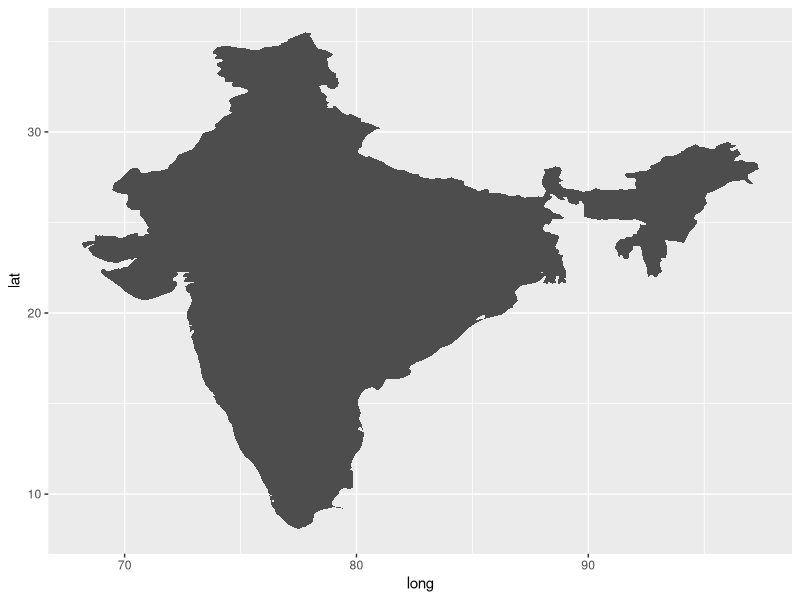
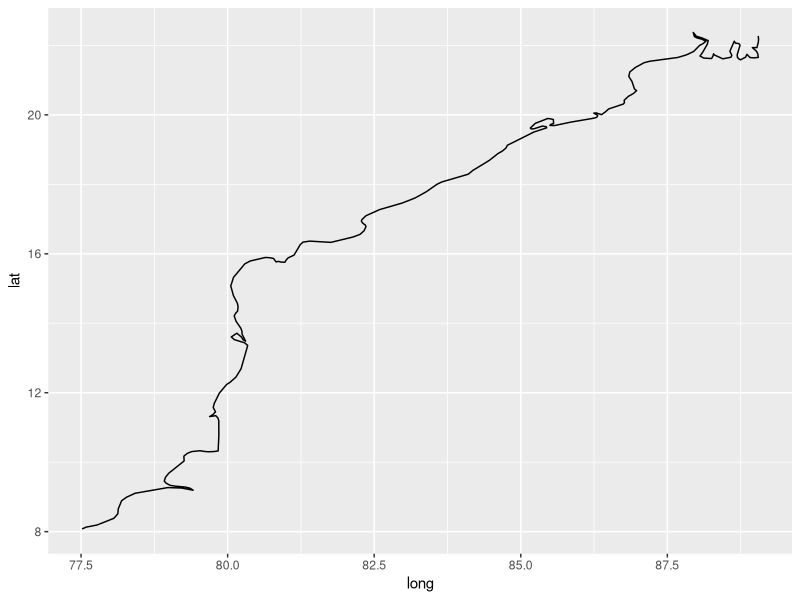
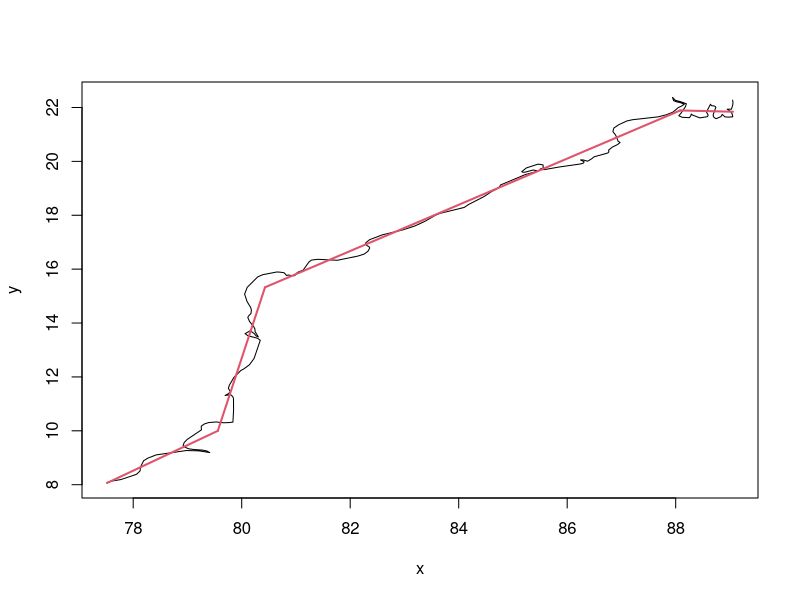

These charts were generated, in order, by the following R code:
library('magrittr')
library('dplyr')
library('ggplot2')


mainland_india <- map_data('world',region = 'India') %>% filter(is.na(subregion)) %>% select(long, lat, order)

ggplot() + geom_polygon(data = mainland_india, aes(x = long, y = lat), fill = gray(0.3))

east_coast <- mainland_india %>% filter(long < 90, long > 77.5, lat < 22.5)

ggplot() + geom_path(data = east_coast, aes(x = long, y = lat))


x <- east_coast$long
y <- east_coast$lat

lin.mod <- lm(y~x)
library(segmented)
segmented.mod <- segmented(lin.mod, seg.Z = ~x, psi = c(80,82,87))
plot(x, y, type = 'l')
plot(segmented.mod, add = TRUE)

saveRDS(segmented.mod, file = '5-east-coast-segmented-model.rds')
